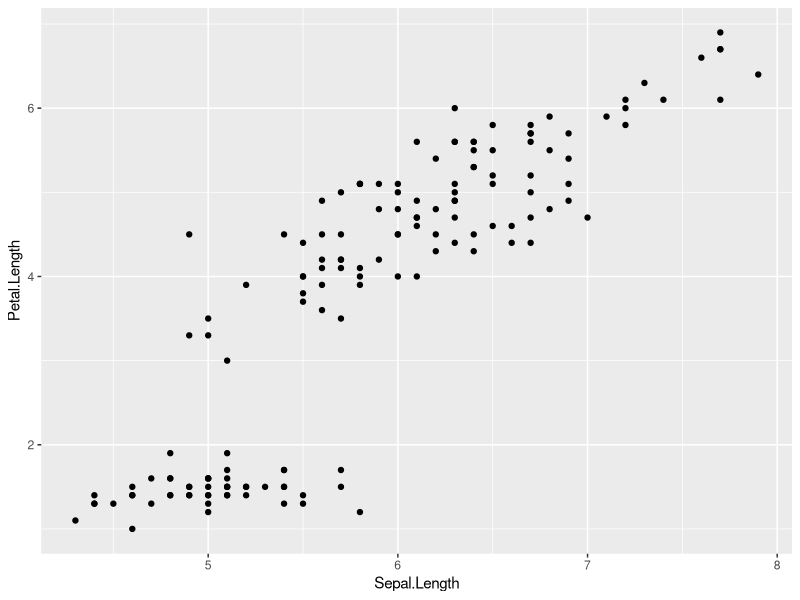
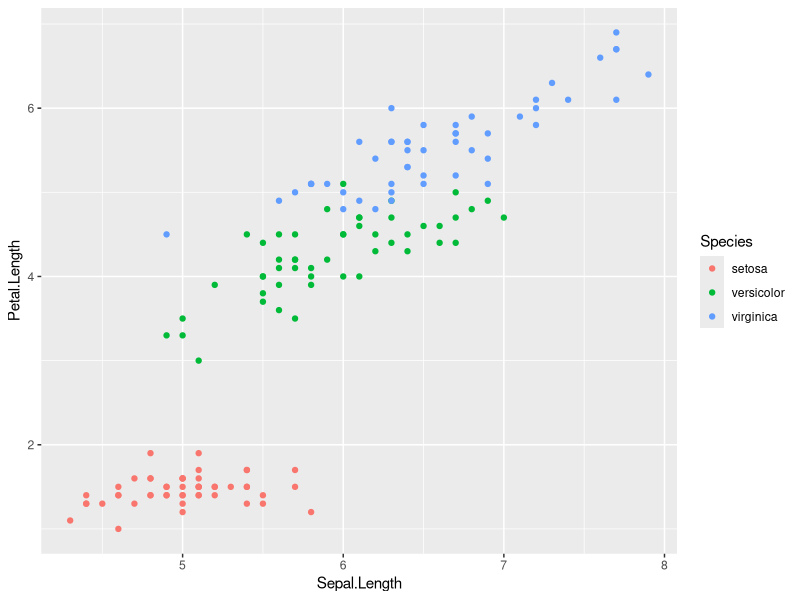
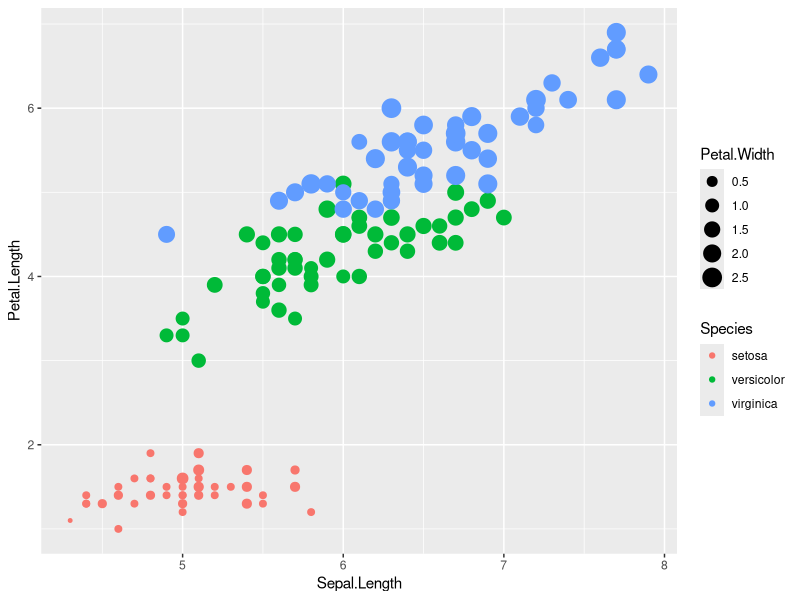
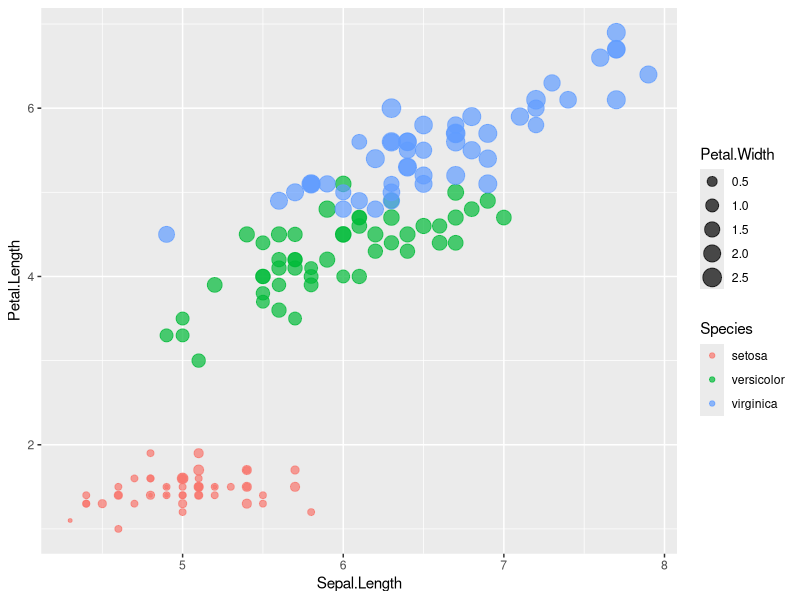
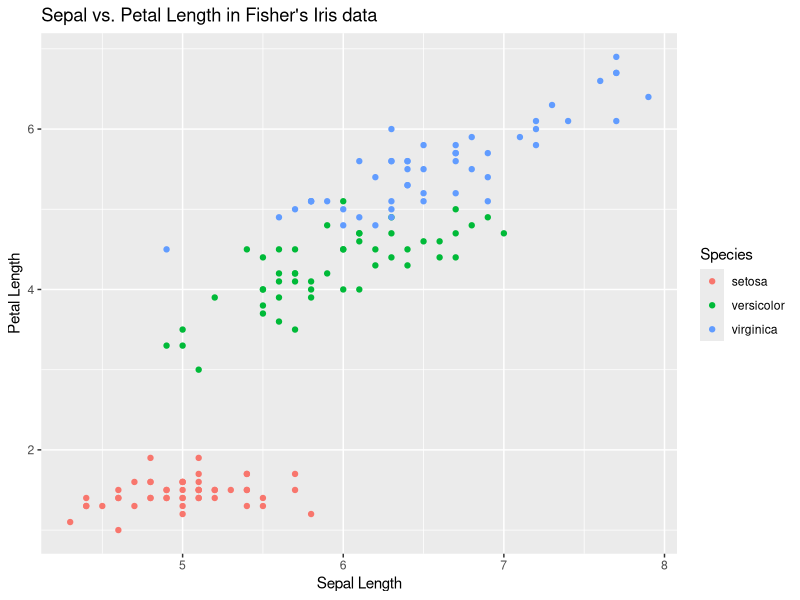

The R source for these figures, in order:
install.packages("ggplot2")
library("ggplot2")
attach(iris)
##First 6 rows
head(iris)
## How to set number of rows to display
head(iris, n=10)
#Plot Sepal length vs Petal Length
qplot(Sepal.Length, Petal.Length, data = iris)
##Add color to the basic plot
qplot(Sepal.Length, Petal.Length, data = iris, color = Species)
##Add petal width variability
qplot(Sepal.Length, Petal.Length, data = iris, color = Species, size = Petal.Width)
##Add an alpha value in order to reduce to the effects of overplotting
qplot(Sepal.Length, Petal.Length, data = iris, color = Species, size = Petal.Width, alpha = I(0.7))
##Add title and axis labels
qplot(Sepal.Length, Petal.Length, data = iris, color = Species, xlab = "Sepal Length", ylab = "Petal Length",
      main = "Sepal vs. Petal Length in Fisher's Iris data")